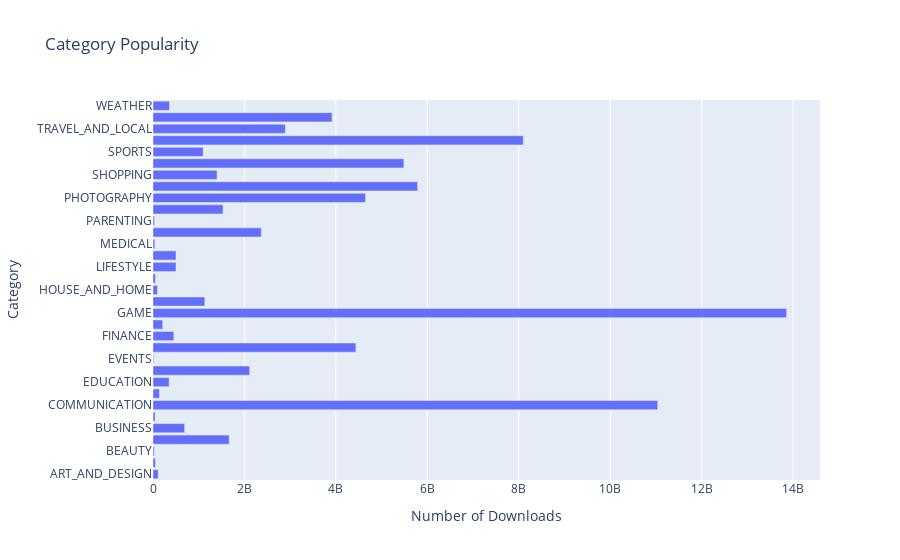

Notebook code cell kept with this figure:
### Markdown cell above
### Horizontal Bar Chart - Most Popular Categories (Highest Downloads)

### Code cell
category_installs = df_apps_clean.groupby('Category').agg({'Installs': pd.Series.sum})
category_installs

installs_bar = px.bar(x=category_installs['Installs'], y=category_installs.index, orientation='h', title='Category Popularity')

installs_bar.update_layout(xaxis_title='Number of Downloads', yaxis_title='Category')
installs_bar

### Figure 1 — Plotly figure (JSON) as saved in the notebook; plotly's stock layout.template omitted (floating-point values rounded to 4 significant figures)
{"data": [{"alignmentgroup": "True", "hovertemplate": "x=%{x}<br>y=%{y}<extra></extra>", "legendgroup": "", "marker": {"color": "#636efa", "pattern": {"shape": ""}}, "name": "", "offsetgroup": "", "orientation": "h", "showlegend": false, "textposition": "auto", "type": "bar", "x": [114233100, 53129800, 26916200, 1665791655, 692018120, 44931100, 11039241530, 140912410, 352852000, 2113660000, 15949410, 4437579590, 455312400, 211677750, 13858762717, 1134006220, 97082000, 52083000, 503742120, 503267560, 39162676, 2369110650, 31116110, 1532352930, 4649143130, 5788070180, 1400331540, 5487841475, 1096431465, 8099724500, 2894859300, 3916897200, 361096500], "xaxis": "x", "y": ["ART_AND_DESIGN", "AUTO_AND_VEHICLES", "BEAUTY", "BOOKS_AND_REFERENCE", "BUSINESS", "COMICS", "COMMUNICATION", "DATING", "EDUCATION", "ENTERTAINMENT", "EVENTS", "FAMILY", "FINANCE", "FOOD_AND_DRINK", "GAME", "HEALTH_AND_FITNESS", "HOUSE_AND_HOME", "LIBRARIES_AND_DEMO", "LIFESTYLE", "MAPS_AND_NAVIGATION", "MEDICAL", "NEWS_AND_MAGAZINES", "PARENTING", "PERSONALIZATION", "PHOTOGRAPHY", "PRODUCTIVITY", "SHOPPING", "SOCIAL", "SPORTS", "TOOLS", "TRAVEL_AND_LOCAL", "VIDEO_PLAYERS", "WEATHER"], "yaxis": "y"}], "layout": {"barmode": "relative", "legend": {"tracegroupgap": 0}, "title": {"text": "Category Popularity"}, "xaxis": {"anchor": "y", "domain": [0, 1], "title": {"text": "Number of Downloads"}}, "yaxis": {"anchor": "x", "domain": [0, 1], "title": {"text": "Category"}}}}
